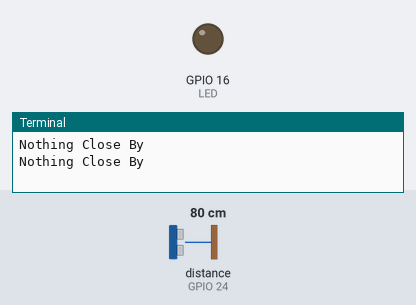
Bench run of a program on a simulated Raspberry Pi (BCM pin numbers). Parts: output pins drawn as LEDs (lit = HIGH), the last lines printed to the terminal. The test bench sets the inputs (shaded band); at power-on: distance to the obstacle (sensor on GPIO 24) 80 cm. The echo pulse lasts 58.3 µs per cm; the clock reads 2024-03-15 10:24:30 at power-on unless the program sets it; pins used as bus, display or sensor lines are not drawn.

Above: at 1.2 s.
1.3 s: distance to the obstacle (sensor on GPIO 24) set to 2 cm
At 3.8 s:
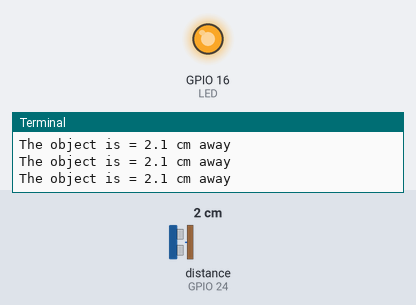
5.4 s: distance to the obstacle (sensor on GPIO 24) set to 18 cm
At 6.2 s:
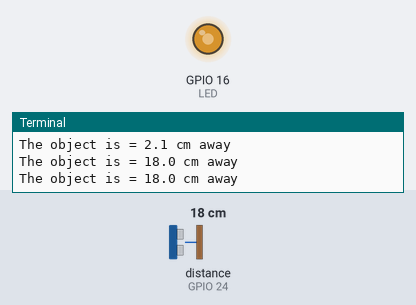
7.0 s: distance to the obstacle (sensor on GPIO 24) set to 35 cm
At 7.6 s:
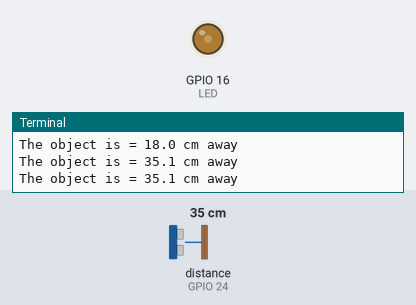
Timing chart, 0 to 10.0 s (numbered marks = the images above; inputs shaded):
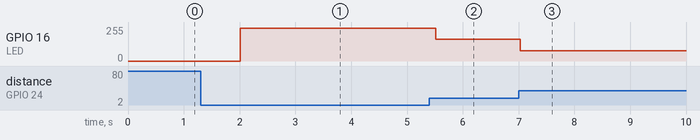

The program:

task7.3PWM.py
```python
import RPi.GPIO as GPIO
import time

#GPIO mode as bcm
GPIO.setmode(GPIO.BCM)

#assigning pins
GPIO_TRIGGER = 23
GPIO_ECHO = 24
LED = 16

GPIO.setup(GPIO_TRIGGER, GPIO.OUT)
GPIO.setup(GPIO_ECHO, GPIO.IN)
GPIO.setup(LED, GPIO.OUT)

pwm = GPIO.PWM(LED, 100)
pwm.start(0)

def distance():
    GPIO.output(GPIO_TRIGGER, True)

    time.sleep(0.00001)
    GPIO.output(GPIO_TRIGGER, False)

    StartTime = time.time()
    StopTime = time.time()

    while GPIO.input(GPIO_ECHO) == 0:
        StartTime = time.time()

    while GPIO.input(GPIO_ECHO) == 1:
        StopTime = time.time()

    TimeElapsed = StopTime-StartTime

    # sonic speed (34300 cm/s)
    distance = (TimeElapsed*34300)/2

    if(distance<=50):
        pwm.ChangeDutyCycle(100-distance*2)
        print('The object is = %.1f cm away' % distance)
        time.sleep(0.5)
    else:
        print('Nothing Close By')
        pwm.ChangeDutyCycle(0)
        time.sleep(1)

if __name__ == '__main__':
    try:
        while True:
            distance()

    except KeyboardInterrupt:
        print("Measurement stopped by User")

    finally:
       GPIO.cleanup()

# Tutorials by Raspberry Pi tutorials and Electronic Hobbyist was used and then
# changed to match requirements
```

Measured:
- after the input at 1.3 s, GPIO 16 (LED): goes 245/255 0.50 s, 244/255 0.50 s, 245/255 1.0 s, 244/255 0.50 s, 245/255 0.50 s, then 244/255, starting after 0.71 s
- after the input at 7.0 s, GPIO 16 (LED): 163/255 → 76/255 at once
